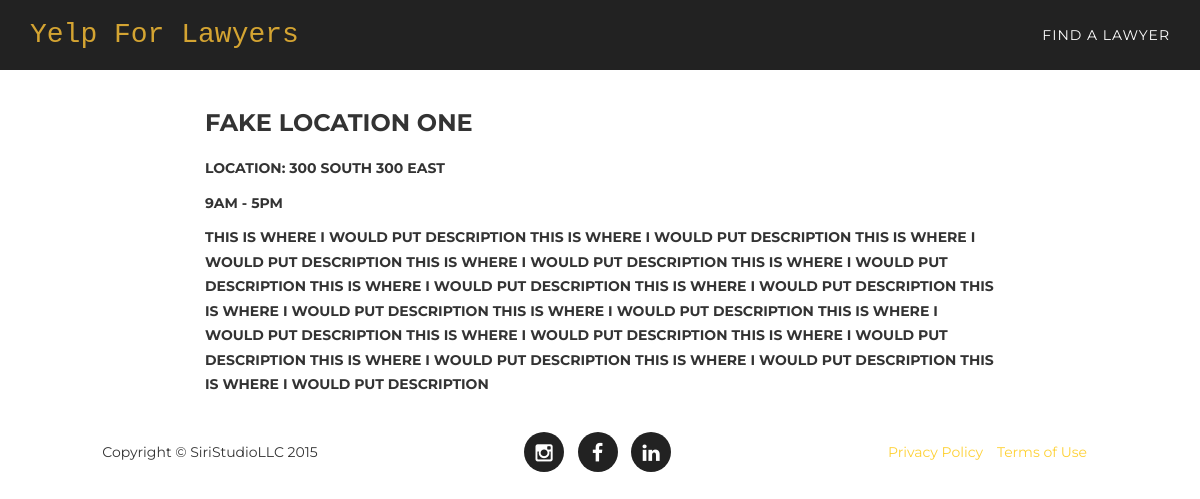
Screenshot of /location/1/detail/ with the database file from the repository.
### core/models.py (models this page shows, shortened)
class Location(models.Model):
	title = models.CharField(max_length=300)
	description = models.TextField(null=True, blank=True)
	address = models.TextField(null=True, blank=True)
	hours = models.TextField(null=True, blank=True)
	image_file = models.ImageField(upload_to=upload_to_location, null=True, blank=True)
	created_at = models.DateTimeField(auto_now_add=True)

### core/views.py (the view)
# urls.py: url(r'location/(?P<pk>\d+)/detail/$', coreviews.LocationDetailView.as_view(), name='location_list'),
class LocationDetailView(DetailView):
	model = coremodels.Location
	template_name = "location/detail.html"
	context_object_name = 'location'

### templates/location/detail.html
{% extends "base/theme.html" %}
{% block main_content %}
<div class="row main-content">
	<div class="col-md-2"></div>
	<div class="col-md-8">
		<div class=''>
		<h3>{{ location.title }}<h3>
		{% if location.address %}<p><b>Location: </b>{{ location.address }}</b></p>{% endif %}
		{% if location.hours %}<p> {{ location.hours }}</p>{% endif %}
		<p>{{ location.description }}</p>
	</div>
	</div>
	<div class="col-md-2"></div>
</div>
{% endblock %}

### templates/base/theme.html (shortened to what this page needs)
{% extends "base/index.html" %}
{% block navigation %}
    <li>
        <a class="page-scroll" href="#services">Find a Lawyer</a>
    </li>
{% endblock %}

### templates/base/index.html (shortened to what this page needs)
{% load staticfiles %}
<!DOCTYPE html>
<html lang="en">
<head>
    <link href="{% static "css/bootstrap.min.css" %}" rel="stylesheet">
    <link href="{% static "css/agency.css" %}" rel="stylesheet">
    <link href="{% static "font-awesome/css/font-awesome.min.css" %}" rel="stylesheet" type="text/css">
</head>
<body id="page-top" class="index">
    <nav class="navbar navbar-default navbar-fixed-top">
        <div class="container">
            <div class="navbar-header page-scroll">
                <a class="navbar-brand page-scroll" href="/">Yelp For Lawyers</a>
            </div>
            <div class="collapse navbar-collapse" id="bs-example-navbar-collapse-1">
                <ul class="nav navbar-nav navbar-right">
                    {% block navigation %}{% endblock %}
                </ul>
            </div>
        </div>
    </nav>
    {% block main_content %}{% endblock %}
    <footer>
        <div class="container">
            <div class="row">
                <div class="col-md-4">
                    <span class="copyright">Copyright &copy; SiriStudioLLC 2015</span>
                </div>
                <div class="col-md-4">
                    <ul class="list-inline social-buttons">
                        <li><a href="https://instagram.com/siritali/"><i class="fa fa-instagram"></i></a>
                        </li>
                        <li><a href="https://www.facebook.com/siri.tali"><i class="fa fa-facebook"></i></a>
                        </li>
                        <li><a href="https://www.linkedin.com/"><i class="fa fa-linkedin"></i></a>
                        </li>
                    </ul>
                </div>
                <div class="col-md-4">
                    <ul class="list-inline quicklinks">
                        <li><a href="#">Privacy Policy</a>
                        </li>
                        <li><a href="#">Terms of Use</a>
                        </li>
                    </ul>
                </div>
            </div>
        </div>
    </footer>
</body>
</html>

### static/css/agency.css (style rules this page uses)
body { overflow-x: hidden; font-family: "Roboto Slab","Helvetica Neue",Helvetica,Arial,sans-serif; }
p { font-size: 14px; line-height: 1.75; }
a, a:hover, a:focus, a:active, a.active { outline: 0; }
a { color: #fed136; }
h1, h2, h3, h4, h5, h6 { text-transform: uppercase; font-family: Montserrat,"Helvetica Neue",Helvetica,Arial,sans-serif; font-weight: 700; }
.navbar-default { border-color: transparent; background-color: #222; }
.navbar-default .navbar-brand { font-family: "Kaushan Script","Helvetica Neue",Helvetica,Arial,cursive; color: #fed136; }
.navbar-default .navbar-collapse { border-color: rgba(255,255,255,.02); }
.navbar-default .nav li a { text-transform: uppercase; font-family: Montserrat,"Helvetica Neue",Helvetica,Arial,sans-serif; font-weight: 400; letter-spacing: 1px; color: #fff; }
@media (min-width:768px) { .navbar-default { padding: 10px 0; border: 0; background-color: #222; -webkit-transition: padding .3s; -moz-transition: padding .3s; transition: padding .3s; } }
@media (min-width:768px) { .navbar-default .navbar-brand { font-size: 2em; -webkit-transition: all .3s; -moz-transition: all .3s; transition: all .3s; } }
footer { padding: 25px 0; text-align: center; }
footer span.copyright { text-transform: uppercase; text-transform: none; font-family: Montserrat,"Helvetica Neue",Helvetica,Arial,sans-serif; line-height: 40px; }
footer ul.quicklinks { margin-bottom: 0; text-transform: uppercase; text-transform: none; font-family: Montserrat,"Helvetica Neue",Helvetica,Arial,sans-serif; line-height: 40px; }
ul.social-buttons { margin-bottom: 0; }
ul.social-buttons li a { display: block; width: 40px; height: 40px; border-radius: 100%; font-size: 20px; line-height: 40px; outline: 0; color: #fff; background-color: #222; -webkit-transition: all .3s; -moz-transition: all .3s; transition: all .3s; }
body { webkit-tap-highlight-color: #fed136; }
.navbar-default .navbar-brand { font-family: "Lucida Console", Monaco, monospace; color: #d4a432; }
.main-content { padding-top: 90px; }

### rows the page displays
Location: title "FAKE LOCATION ONE", address "300 SOUTH 300 EAST", hours "9AM - 5PM", description "THIS IS WHERE I WOULD PUT DESCRIPTION THIS IS WHERE I WOULD PUT DESCRIPTION THIS IS WHERE I WOULD PUT DESCRIPTION THIS IS WHERE I WOULD PUT DESCRIPTION THIS IS WHERE I WOULD PUT DESCRIPTION THIS IS WHERE I WOULD PUT DESCRIPTION THIS IS WHERE I WOULD PUT DESCRIPTION THIS IS WHERE I WOULD PUT DESCRIPTION THIS IS WHERE I WOULD PUT DESCRIPTION THIS IS WHERE I WOULD PUT DESCRIPTION THIS IS WHERE I WOULD PUT DESCRIPTION THIS IS WHERE I WOULD PUT DESCRIPTION THIS IS WHERE I WOULD PUT DESCRIPTION THIS IS WHERE I WOULD PUT DESCRIPTION THIS IS WHERE I WOULD PUT DESCRIPTION"
